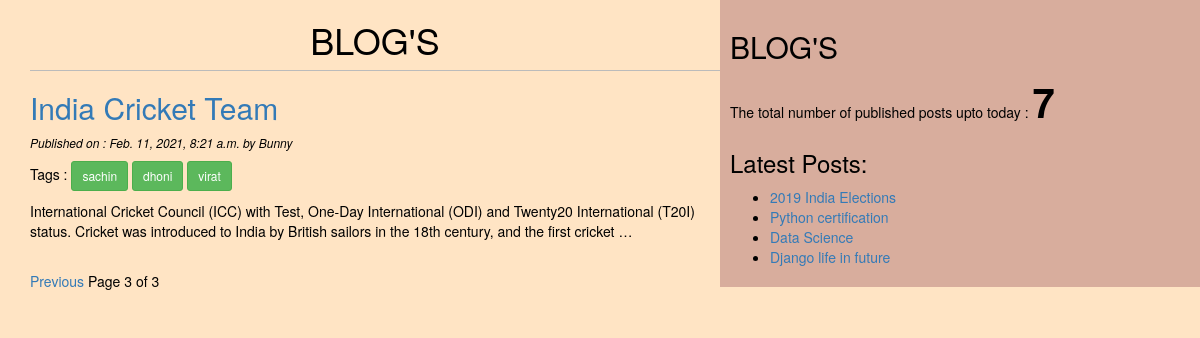
/?page=3, run on the app's committed database.
### blog/models.py (models this page shows, shortened)
class POST(models.Model):
     STATUS_CHOICES=(('draft','Draft'),('published','Published'))
     title=models.CharField(max_length=256)
     slug=models.SlugField(max_length=264,unique_for_date="publish")
     author=models.ForeignKey(User,related_name="blog_post",on_delete=models.CASCADE)
     body=models.TextField()
     publish=models.DateTimeField(default=timezone.now)
     created=models.DateTimeField(auto_now_add=True)
     updated=models.DateTimeField(auto_now=True)
     status=models.CharField(max_length=10,choices=STATUS_CHOICES,default="draft")
     objects=CustomManager()
     tags=TaggableManager()
     class Meta:
        ordering=('-publish',)
     def get_absolute_url(self):
          return reverse("post_detail",args=[self.publish.year,self.publish.strftime("%m"),self.publish.strftime("%d"),self.slug] )

### blog/views.py (the view)
# urls.py: path('', views.post_list_view),
def post_list_view(request,tag_slug=None):
    post_list=POST.objects.all()
    tag=None
    if tag_slug:
        tag=get_object_or_404(Tag,slug=tag_slug)
        post_list=post_list.filter(tags__in=[tag])
    paginator=Paginator(post_list,3)
    page_number=request.GET.get('page')
    try:
        post_list=paginator.page(page_number)
    except PageNotAnInteger:
        post_list=paginator.page(1)
    except EmptyPage:
        post_list=paginator.page(paginator.num_pages)
    return render(request,'blog/post_list.html',{'post_list':post_list,'tag':tag})

### blog/models.py (called while the page is built)
     def get_queryset(self):
          return super().get_queryset().filter(status="published")

### blog/templatetags/blog_tags.py (called while the page is built)
@register.simple_tag
def total_posts():
    return POST.objects.count()

@register.inclusion_tag('blog/latest_posts123.html')
def show_latest_posts(count=4):
    latest_posts=POST.objects.order_by('-publish')[:count]
    return {'latest_posts':latest_posts}
    return POST.objects.annotate(total_comments=Count('comments')).order_by('-total_comments')[:count]

### templates/blog/post_list.html (shortened to what this page needs)
<!DOCTYPE>
{% extends 'blog/base.html' %}
{% block content %}
  <h1> BLOG'S</h1>
  {%for post in post_list%}
    <h2>
    <a href="{{post.get_absolute_url}}">{{post.title}}</a>
    </h2>
    <p id="date">
    Published on : {{post.publish}} by {{post.author|title}}
    </p>
    <p>Tags :
     {%for tag in post.tags.all%}
      <a href="{%url "post_list_by_tag_name" tag.slug%}" class="btn btn-success btn-sm">{{tag.name}}</a>
       {%endfor%}
    </p>
   {{post.body|truncatewords:30|linebreaks}}
  {% endfor %}
 {% include 'blog/pagination.html' with page=post_list %}
  {% endblock  %}

### templates/blog/latest_posts123.html
<ul>
{%for post in latest_posts%}
 <li><a href="{{post.get_absolute_url}}">{{post.title}}</a></li>
{%endfor%}
</ul>

### static/css/blog.css (style rules this page uses)
h1 { text-align: center; padding-bottom: 10px; border-bottom: 1px solid #bbb; }
body { color: black; background-color: bisque; }
#date { font-style: italic; color: black; font-size: 12px; }

### data on the page
POST: title "India Cricket Team", publish "Feb. 11, 2021, 8:21 a.m.", author "Bunny", body "International Cricket Council (ICC) with Test, One-Day International (ODI) and Twenty20 International (T20I) status. Cricket was introduced to India by British sailors in the 18th century, and the first cricket …"
Tag: name "sachin"
Tag: name "dhoni"
Tag: name "virat"
POST: title "2019 India Elections"
POST: title "Python certification"
POST: title "Data Science"
POST: title "Django life in future"

### other printed values
{{ page.number }} "3"
{{ page.paginator.num_pages }} "3"
